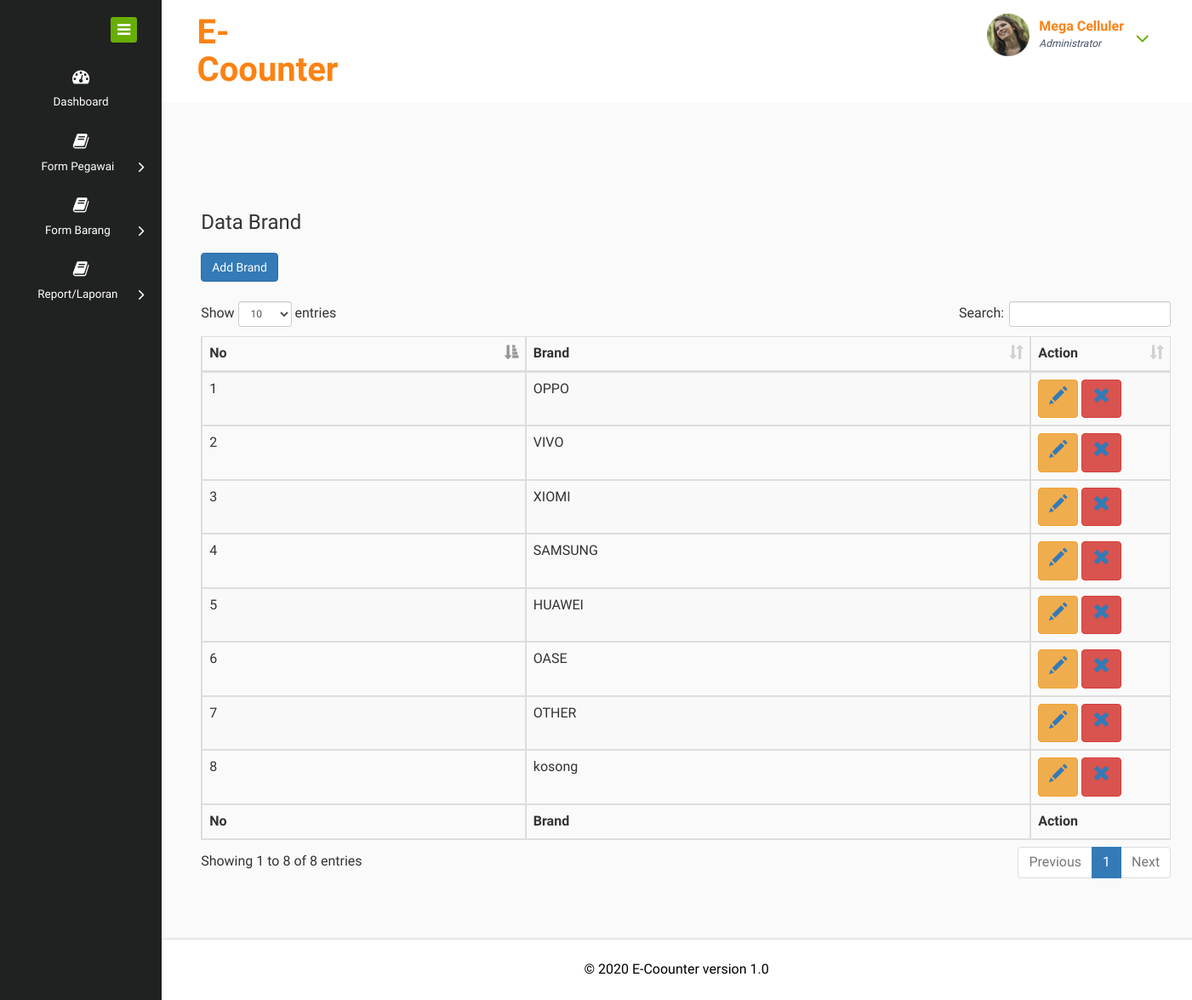
Page /index.php/admin/form_brand on the committed database.
### tables this page shows
CREATE TABLE `brand` (
  `id_brand` int(11) NOT NULL,
  `brand` varchar(100) NOT NULL
);

### application/controllers/admin.php (called while the page is built, shortened)
<?php
class Admin extends CI_Controller {
	 function __construct(){
		$this->load->helper('url');
		$this->load->library('session');
		$this->load->model('admin_model');
	}
	public function form_brand()
		{
			$data['brand']=$this->admin_model->get_all_brand();
			$this->load->view('admin/brand',$data);
		}
}

### index.php (called while the page is built, shortened)
<?php
require_once BASEPATH.'core/CodeIgniter.php';

### application/models/Admin_model.php (called while the page is built, shortened)
<?php
class Admin_model extends CI_Model
{
public function get_all_brand()
{
$this->db->from('brand');
$query=$this->db->get();
return $query->result();
}
}

### application/views/admin/brand.php (the view, shortened to what this page needs)
<?php
	include	'head.php';
?>
	<div class="inner-block">
	<!DOCTYPE html>
<html>
    <head>
  </head>
  <body>
  <?php
  $table_11='table_id1';
  $add1='add_book1()';
  $edit_11='edit_book1';
  $delete_11='delete_book1';
  ?>
  <div class="container">
    <center>
</center>
    <h3>Data	Brand</h3>
    <br />
    <button class="btn btn-primary" onclick="<?php	echo	$add1;?>"> Add Brand</button>
    <br />
    <br />
    <table id="<?php	echo	$table_11;?>" class="table table-striped table-bordered" cellspacing="0" width="100%">
      <thead>
        <tr>
					<th>No</th>
					<th>Brand</th>
          <th style="width:125px;">Action</p></th>
        </tr>
      </thead>
      <tbody>
				<?php
				$no=1;
				foreach($brand as $book){?>
				     <tr>
				         <td><?php echo $no++;?></td>
								 <td><?php echo $book->brand;?></td>
								<td>
									<button class="btn btn-warning" onclick="<?php	echo	$edit_11;?>(<?php echo $book->id_brand;?>)"><i class="glyphicon glyphicon-pencil"></i></button>
									<button class="btn btn-danger" onclick="<?php	echo	$delete_11;?>(<?php echo $book->id_brand;?>)"><i class="glyphicon glyphicon-remove"></i></button>
								</td>
				      </tr>
				     <?php }?>
      </tbody>
      <tfoot>
        <tr>
          			<th>No</th>
					<th>Brand</th>
          <th>Action</th>
        </tr>
      </tfoot>
    </table>
  </div>
  </body>
</html>
</div>
<?php
	include	'sidemenu.php';
?>

### rows in the picture
brand: brand "OPPO"
brand: brand "VIVO"
brand: brand "XIOMI"
brand: brand "SAMSUNG"
brand: brand "HUAWEI"
brand: brand "OASE"
brand: brand "OTHER"
brand: brand "kosong"
